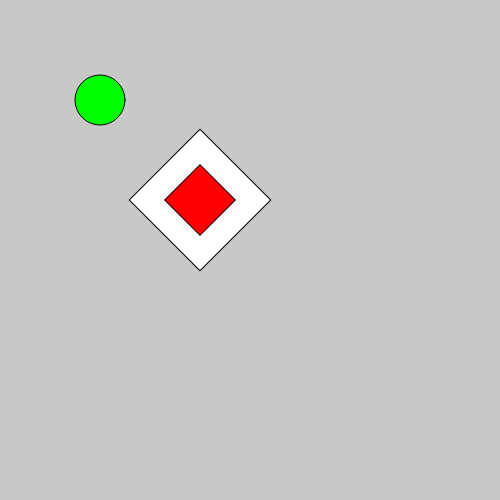
Frame 1 (no input)
Frame 60 (no input): identical to frame 1, image omitted
Frame 120 (the mouse pressed at the canvas centre since frame 60): identical to frame 1, image omitted

The p5.js sketch that drew this single still picture (run headless with seeded random() and noise() and a simulated clock; from frame 60 on, the mouse is pressed at the canvas centre):

// p5.js sketch
// ── sketch.js
function setup () {
	createCanvas( 500, 500 );
    rectMode(CENTER);
}

function draw() {
	background(200);
    
    push();
        translate (200, 200);
        rotate(PI / 4);
        fill(255, 255, 255);
        rect(0, 0, 100, 100);
        fill(255, 0, 0);
        rect(0, 0, 50, 50);
    pop();
    
    push();
        translate(100, 100);
        fill(0, 255, 0);
        ellipse(0, 0, 50, 50);
    pop();
}
